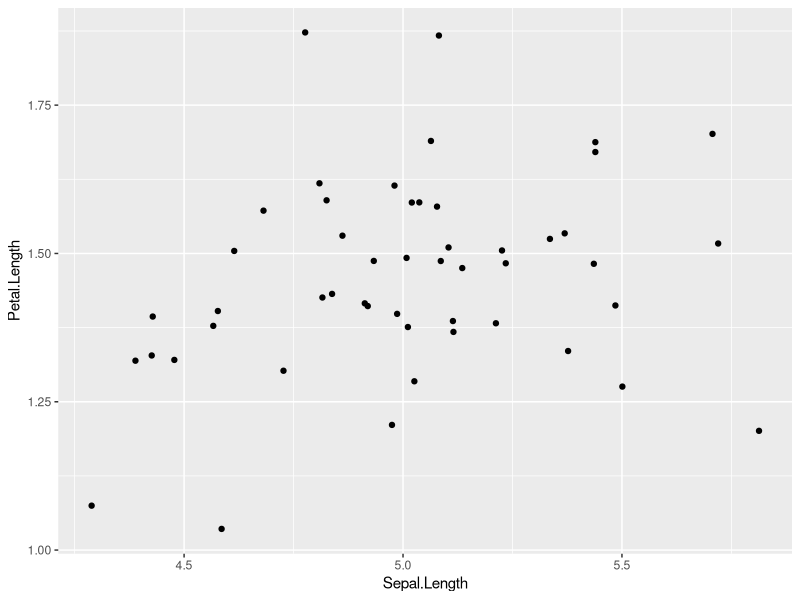

The R script that drew this image: (Note: this script raises an error after producing the figure.)
## ---- chunk 1
library(dplyr)
library(ggplot2)

## ---- chunk 2

head(iris)


## ---- chunk 3
str(iris)
## ---- chunk 4

data_temp <- iris[iris$Species == "setosa",]

str(data_temp)

## ---- chunk 5
library(dplyr)

data_temp <- filter(iris, Species == "setosa")

str(data_temp)

## ---- chunk 6
library(ggplot2)
iris%>%
  filter(Species == "setosa")%>%
  filter(Sepal.Length > 0.02)%>%
  select(Sepal.Length, Petal.Length)%>%
  ggplot(aes(x = Sepal.Length, y = Petal.Length))+
    geom_jitter()

## ---- chunk 7
#filter(data, argument1 &| argument2 &| ... )

filter(iris, Species == "setosa" & Sepal.Length > 0.3)

## ---- chunk 8
#select(data, colonne1, colonne2,...)

select(iris, Sepal.Width, Sepal.Length)

## ---- chunk 9
# ex. summarise(data, moyenne = mean(variable), mediane = median(variable), N = n())

summarise(iris, 
          moyenne = mean(Sepal.Width), 
          mediane = median(Sepal.Width), 
          N = n())

## ---- chunk 10
data_temp <- group_by(iris, Species)
summarise(data_temp,
          moyenne = mean(Sepal.Width), 
          mediane = median(Sepal.Width), 
          N = n())

## ---- chunk 11
data_temp <- select(iris, Sepal.Width)
# mutate(data, new_variable_name/variable_name = transformation)
mutate(data_temp, 
       Sepal.Width_2 = Sepal.Width + 3.14)

## ---- chunk 12
data_temp <- select(iris, Sepal.Width, Species)
# mutate(data, new_variable_name/variable_name = if_else(test, alors, sinon))
mutate(data_temp, 
       Sepal.Width_2 = if_else(Species == "setosa", 
                               Sepal.Width + 3.14, 
                               Sepal.Width))
## ---- chunk 13
data_temp <- select(iris, Sepal.Width, Species)
# mutate(data, nouveau_nom = ancien_nom)
rename(data_temp, Width = Sepal.Width)

## ---- chunk 14
data_temp <- select(iris, Sepal.Width, Species)
# arrange(data, variable_to_order, desc(variable_to_order_in_desc._order))
arrange(data_temp, desc(Sepal.Width))

## ---- chunk 15
iris%>%
  filter(Species == "setosa")%>%
  select(Sepal.Length)%>%
  summarise(somme = sum(Sepal.Length))
## ---- chunk 16
library(tidyr)

# gather(key = "nom_de_la_colonne_condition", 
#         value = "nom_de_la_colonne_valeur", 
#         -nom_des_colonnes_a_ignorer)

iris%>%
  gather(key = "part", value = "size", -Species)


## ---- chunk 17
iris%>%
  gather(key = "part", value = "size", -Species)
## ---- chunk 18
library(tibble) # nécessaire pour utiliser la fonction rowid_to_column()
temp <- iris%>%
  rowid_to_column(var = "ID")%>% # Il est nécessaire 
  #d'ajouter une colonne ID pour que spread()  puisse fonctionner
  gather(key = "part", value = "size", -Species, -ID)

temp%>%
  spread(part, size)
## ---- chunk 19
knitr::include_graphics("pyramid_ggplot.JPG")
## ---- chunk 20
ggplot(iris, aes(x = Sepal.Length, y = Petal.Width, color = Species))
## ---- chunk 21
ggplot(iris, aes(x = Sepal.Length, y = Petal.Width, color = Species)) + 
  geom_point()

## ---- chunk 22
ggplot(iris, aes(x = Sepal.Length, y = Petal.Width, color = Species)) + 
  geom_boxplot()
## ---- chunk 23
ggplot(iris, aes(x = Sepal.Length, y = Petal.Width, fill = Species)) + 
  geom_boxplot()
## ---- chunk 24
knitr::include_graphics("cheat_sheet_ggplot.JPG")
## ---- chunk 25

ggplot(iris, aes(x = Petal.Width, y = Sepal.Width)) + geom_point()

## ---- chunk 26

ggplot(iris, aes(x = Petal.Width, y = Sepal.Width, color = Petal.Length)) + 
  geom_point()

## ---- chunk 27

ggplot(iris, aes(x = Species, y = Sepal.Width)) + geom_boxplot()

## ---- chunk 28
ggplot(iris, aes(x = Sepal.Width)) + geom_histogram()

## ---- chunk 29
iris%>%
  gather(key = "part", value = "size", -Species)%>%
ggplot(aes(x = size, fill = part)) + geom_density()

## ---- chunk 30
iris%>%
  gather(key = "part", value = "size", -Species)%>%
  ggplot(aes(x = part, y = size)) + geom_bar(stat = "identity")
## ---- chunk 31
iris%>%
  group_by(Species)%>%
  summarise(moyenne.sepal.width = mean(Sepal.Width, na.rm = TRUE),
            sd.sepal.width = sd(Sepal.Width, na.rm = TRUE))
## ---- chunk 32
iris%>%
  group_by(Species)%>%
  summarise(moyenne.sepal.width = mean(Sepal.Width, na.rm = TRUE),
            sd.sepal.width = sd(Sepal.Width, na.rm = TRUE))%>%
  ggplot(aes(x = Species, y = moyenne.sepal.width)) + 
    geom_bar(stat = "identity")+
    geom_errorbar(aes(ymin = moyenne.sepal.width - sd.sepal.width, 
                      ymax = moyenne.sepal.width + sd.sepal.width))
## ---- chunk 33
ggplot(iris, aes(x = Sepal.Width)) + 
  geom_histogram(color = "red")

## ---- chunk 34
ggplot(iris, aes(x = Sepal.Width)) + 
  geom_histogram(color = "red", fill ="black")

## ---- chunk 35
iris%>%
  gather(key = "part", value = "size", -Species)%>%
ggplot(aes(x = size, fill = part)) + geom_density()

## ---- chunk 36
iris%>%
  gather(key = "part", value = "size", -Species)%>%
ggplot(aes(x = size, fill = part)) + geom_density(alpha = 0.5)

## ---- chunk 37
ggplot(iris, aes(x = Species, y = Sepal.Width)) + geom_boxplot(width = 0.5)

## ---- chunk 38

ggplot(iris, aes(x = Species, y = Sepal.Width)) + geom_boxplot(width = 0.5)+
  labs(x = "Espèces", y = "largeur pétales", title = "Mon joli boxplot")

## ---- chunk 39

ggplot(iris, aes(x = Species, y = Sepal.Width)) + geom_boxplot(width = 0.5)+
  labs(x = "Espèces", y = "largeur pétales", title = "Mon joli boxplot")+
  theme_minimal()

